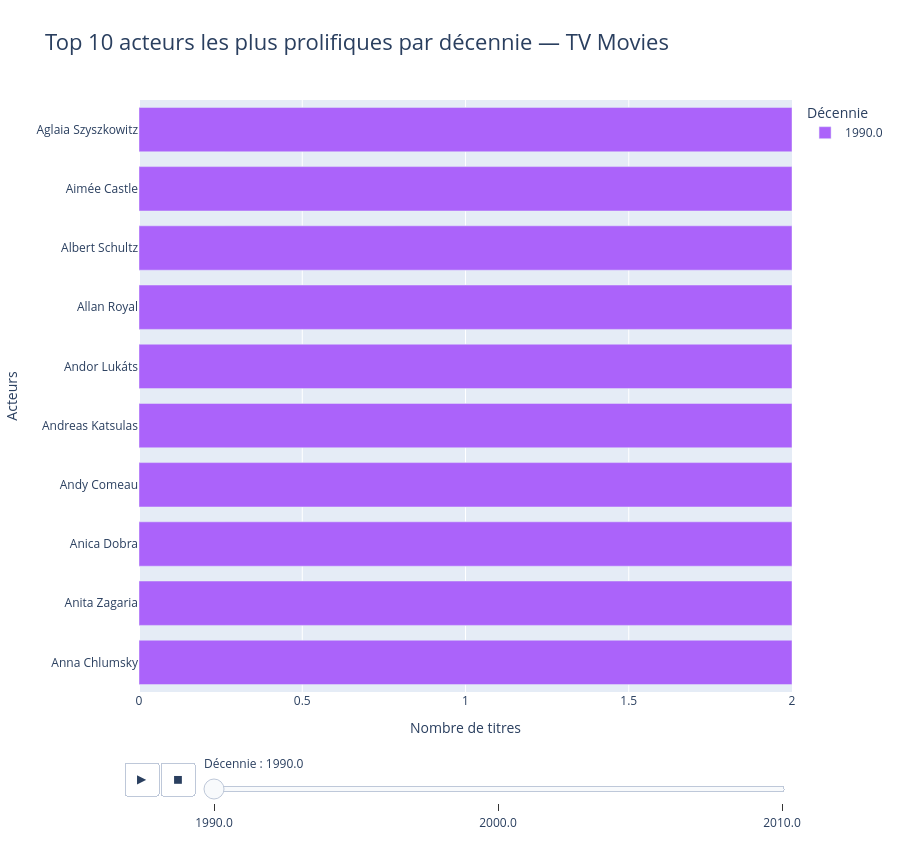

Source (notebook cell):
### Code cell
# Top 10 par décennie — TV MOVIE
top10_tv_movie = (
    top_global[top_global["titleType"] == "tvMovie"]
    .groupby(["decade", "primaryName"])["tconst"]
    .nunique()
    .reset_index(name="nb_titres")
    .sort_values(["decade", "nb_titres"], ascending=[True, False])
    .groupby("decade")
    .head(10)
    .reset_index(drop=True)
)

top10_tv_movie

import plotly.express as px
import numpy as np

# Décennies triées
decades = sorted(top10_tv_movie["decade"].unique())

# Palette Viridis ordonnée
viridis = px.colors.sequential.Viridis
n = len(decades)
palette = [viridis[int(i)] for i in np.linspace(0, len(viridis)-1, n)]

# Mapping décennie → couleur
color_map = {dec: palette[i] for i, dec in enumerate(decades)}

# Colonne texte pour la légende
top10_tv_movie["decade_str"] = top10_tv_movie["decade"].astype(str)

# Valeur max globale pour fixer l'échelle
max_global = top10_tv_movie["nb_titres"].max()

# Graphique dynamique
fig = px.bar(
    top10_tv_movie,
    x="nb_titres",
    y="primaryName",
    color="decade_str",          # légende correcte
    orientation="h",
    animation_frame="decade",    # slider manuel
    title="Top 10 acteurs les plus prolifiques par décennie — TV Movies",
    color_discrete_map=color_map,
    height=850,
    range_x=[0, max_global]      # échelle fixe pour garder les disparités
)

# Top en haut
fig.update_yaxes(autorange="reversed")

# Mise en forme premium
fig.update_layout(
    title_font_size=22,
    xaxis_title="Nombre de titres",
    yaxis_title="Acteurs",
    legend_title="Décennie",
    bargap=0.25,
    transition={'duration': 0}   # pas d’animation automatique
)

# Slider propre
fig.layout.sliders[0].currentvalue.prefix = "Décennie : "

# ❌ Supprimer les boutons Play/Pause → slider manuel uniquement
fig.update_layout(updatemenus=[])

fig.show()

### Figure 1 — Plotly figure (JSON) as saved in the notebook; plotly's stock layout.template omitted (floating-point values rounded to 4 significant figures)
{"data": [{"hovertemplate": "decade_str=1990.0<br>decade=1990.0<br>nb_titres=%{x}<br>primaryName=%{y}<extra></extra>", "legendgroup": "1990.0", "marker": {"color": "#ab63fa", "pattern": {"shape": ""}}, "name": "1990.0", "orientation": "h", "showlegend": true, "textposition": "auto", "type": "bar", "x": [2, 2, 2, 2, 2, 2, 2, 2, 2, 2], "xaxis": "x", "y": ["Aglaia Szyszkowitz", "Aimée Castle", "Albert Schultz", "Allan Royal", "Andor Lukáts", "Andreas Katsulas", "Andy Comeau", "Anica Dobra", "Anita Zagaria", "Anna Chlumsky"], "yaxis": "y"}], "layout": {"bargap": 0.25, "barmode": "relative", "height": 850, "legend": {"title": {"text": "Décennie"}, "tracegroupgap": 0}, "sliders": [{"active": 0, "currentvalue": {"prefix": "Décennie : "}, "len": 0.9, "pad": {"b": 10, "t": 60}, "steps": [{"args": [["1990.0"], {"frame": {"duration": 0, "redraw": true}, "fromcurrent": true, "mode": "immediate", "transition": {"duration": 0, "easing": "linear"}}], "label": "1990.0", "method": "animate"}, {"args": [["2000.0"], {"frame": {"duration": 0, "redraw": true}, "fromcurrent": true, "mode": "immediate", "transition": {"duration": 0, "easing": "linear"}}], "label": "2000.0", "method": "animate"}, {"args": [["2010.0"], {"frame": {"duration": 0, "redraw": true}, "fromcurrent": true, "mode": "immediate", "transition": {"duration": 0, "easing": "linear"}}], "label": "2010.0", "method": "animate"}], "x": 0.1, "xanchor": "left", "y": 0, "yanchor": "top"}], "title": {"font": {"size": 22}, "text": "Top 10 acteurs les plus prolifiques par décennie — TV Movies"}, "transition": {"duration": 0}, "updatemenus": [{"buttons": [{"args": [null, {"frame": {"duration": 500, "redraw": true}, "fromcurrent": true, "mode": "immediate", "transition": {"duration": 500, "easing": "linear"}}], "label": "&#9654;", "method": "animate"}, {"args": [[null], {"frame": {"duration": 0, "redraw": true}, "fromcurrent": true, "mode": "immediate", "transition": {"duration": 0, "easing": "linear"}}], "label": "&#9724;", "method": "animate"}], "direction": "left", "pad": {"r": 10, "t": 70}, "showactive": false, "type": "buttons", "x": 0.1, "xanchor": "right", "y": 0, "yanchor": "top"}], "xaxis": {"anchor": "y", "domain": [0, 1], "range": [0, 2], "title": {"text": "Nombre de titres"}}, "yaxis": {"anchor": "x", "autorange": "reversed", "domain": [0, 1], "title": {"text": "Acteurs"}}}}
